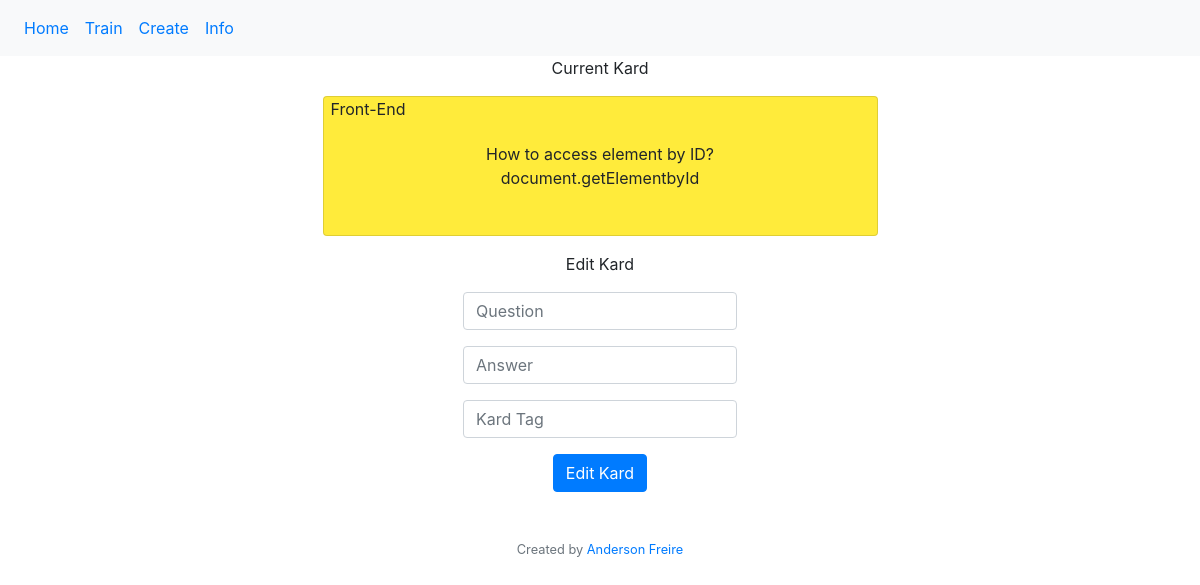
The page /edit/3 on the database its author committed.
### app.py (models this page shows)
class Card(db.Model):
    __tablename__ = 'card'
    id = db.Column(db.Integer, primary_key=True)
    question = db.Column(db.String, unique=True, nullable=False)
    answer = db.Column(db.String, nullable=False)
    tag = db.Column(db.String)

### app.py (the view)
@app.route("/edit/<int:card_id>", methods=["GET", "POST"])
def edit_card(card_id: int):
    card = db.session.execute(db.select(Card).filter_by(id=card_id)).scalar_one()
    if request.method == "POST":
        try:
            if request.form.get("question"):
                card.question = request.form.get("question")
            if request.form.get("answer"):
                card.answer = request.form.get("answer")
            if request.form.get("tag"):
                card.tag = request.form.get("tag").title()
            db.session.commit()
        except exc.IntegrityError:
            flash("There's a card with this question alrady!", 'error')
            return redirect("/")
        flash("Card Successfully edited!", 'info')
        return redirect("/")
    else:
        return render_template("edit.html", card=card)

### templates/edit.html (shortened to what this page needs)
{% extends "layout.html" %}
{% block main %}
    <p style="text-align: center;">Current Kard</p>
    <div class="container d-flex justify-content-center align-items-center mb-3">
        <div class="card w-50 mx-1 align-items-center justify-content-center" style="background-color: #FFEB3B; min-height: 140px;">
            <div style="position: absolute; top: 0; left: 7px;">
                {{ card.tag }}
            </div>
            <div>
                {{ card.question }}
            </div>
            <div>
                {{ card.answer }}
            </div>
        </div>
    </div>
    <p style="text-align: center;">Edit Kard</p>
    <div>
      <form action="/edit/{{ card.id }}" method="post">
        <div class="mb-3">
          <input id="question" name="question" class="form-control mx-auto w-auto" type="text" placeholder="Question">
        </div>
        <div class="mb-3">
          <input id="answer" name="answer" class="form-control mx-auto w-auto" type="text" placeholder="Answer">
        </div>
        <div class="mb-3">
          <input id="tag" name="tag" class="form-control mx-auto w-auto" type="text" placeholder="Kard Tag">
        </div>
        <div style="text-align: center">
          <button class="btn btn-primary" type="submit">Edit Kard</button>
        </div>
      </form>
    </div>
{% endblock %}

### rows shown on the page
Card: tag "Front-End", question "How to access element by ID?", answer "document.getElementbyId"
